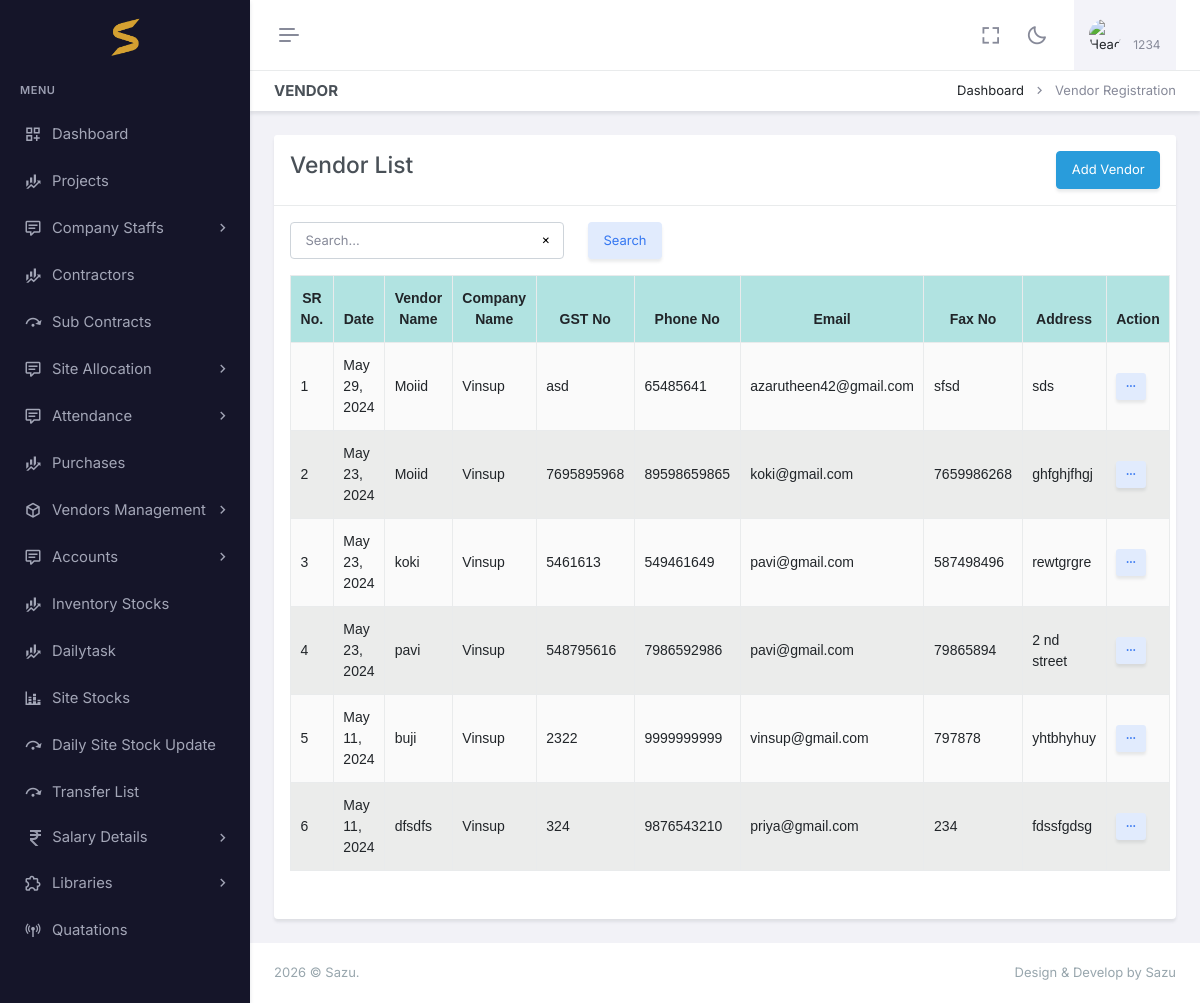
The app's page /vendor/ (signed in) with its own data.
### app/auth_models.py (models this page shows, shortened)
class CustomUser(AbstractBaseUser, PermissionsMixin):
    email=models.EmailField(null=True, blank=True,unique=True)
    image = models.ImageField(upload_to='profile_images/', null=True, blank=True)
    name = models.CharField(max_length=255)
    phone_number = models.CharField(max_length=10, unique=True)
    pin = models.CharField(max_length=6, null=True, blank=True)
    is_active = models.BooleanField(default=True)
    admin = models.BooleanField(default=False)
    is_employee = models.BooleanField(default=False)
    is_owner=models.BooleanField(default=False)
    created_at =models.DateField(auto_now_add=True)
    is_staff = models.BooleanField(default=False)
    is_superuser = models.BooleanField(default=False)
    otp = models.CharField(max_length=6, null=True, blank=True)
    created_at =models.DateField(auto_now_add=True)
    proof=models.FileField(upload_to="proof/", null=True, blank=True)
    USERNAME_FIELD = 'phone_number'
    REQUIRED_FIELDS = ['name']
    disable = models.BooleanField(default=False)
    objects = CustomUserManager()
    @property
    def company(self):
        print(self.is_employee)
        if self.admin:
            return self.company_set.all().last()
        if self.is_employee:
            if self.employee_set.all():
                return self.employee_set.all().last().company
        return None

class Company(models.Model):
    owner = models.ForeignKey(CustomUser,related_name="owner_company",null=True,blank=True,on_delete=models.CASCADE)
    admin = models.ForeignKey(CustomUser,null=True,blank=True,on_delete=models.CASCADE)
    name = models.CharField(max_length=500,null=True,blank=True)
    email=models.CharField(max_length=500,null=True,blank=True)
    phone=models.CharField(max_length=10, unique=True,null=True,blank=True)
    address=models.TextField(null=True,blank=True)
    gst = models.CharField(max_length=500,null=True,blank=True)
    created_at = models.DateField(auto_now_add=True)
    plan =models.ForeignKey(CompanyPlan,null=True,blank=True,on_delete=models.CASCADE)
    monthly_working_days =models.IntegerField(default=26,null=True, blank=True)
    monthly_paid_leaves =models.IntegerField(default=1,null=True, blank=True)
    def __str__(self):
        return str(self.name)

### app/models.py (models this page shows, shortened)
class VendorRegistration(models.Model):
    company=models.ForeignKey(Company, on_delete=models.CASCADE,null=True,blank=True)
    date = models.DateField(auto_now_add=True, null=True, blank=True)
    vendorname = models.CharField(max_length=25,null=True, blank=True)
    companyname = models.CharField(max_length=100,null=True, blank=True)
    gstno = models.CharField(max_length=25,null=True, blank=True)
    mobile = models.CharField(max_length=13,null=True, blank=True)
    email = models.EmailField(max_length=150,null=True, blank=True)
    faxno = models.CharField(max_length=25,null=True, blank=True)
    address = models.CharField(max_length=250,null=True, blank=True)

### app/api.py (the view)
# urls.py: path('vendor/', api.vendor, name='vendors'),
@login_required(login_url='login')
def vendor(request):  #change name
    user=request.user
    allow,msg= check_user(request,VendorRegistration,instance=False)  # CHANGE model
    if not allow:
         context ={"unauthorized":msg}
         return render(request,"login.html",context)
    querysets = VendorRegistration.objects.filter(company=request.user.company).order_by("-id")   #change query
    queryset,pages,search =customPagination(request,VendorRegistration,querysets)    #change, model
    context= {'queryset': queryset,"location":"vendors","pages" :pages,"search":search}   #change location name
    return render(request,"purchase/vendor.html",context)    #change template name

### app/context_processors.py (called while the page is built)
def my_env_var(request):
    return {
        'my_env_var': settings.JS_ENV
    }

### app/utils.py (called while the page is built)
def customPagination(request,Klass,queryset,serializer_class=None):
    search_query = request.GET.get('search',"")
    if search_query:
        search_filters = Q()
        for field in Klass._meta.fields:
            if field.get_internal_type() in ['CharField', 'TextField']:
                search_filters |= Q(**{f'{field.name}__icontains': search_query})
        queryset = queryset.filter(search_filters)
    paginator = Paginator(queryset, PAGE_SIZE)
    page_number = request.GET.get('page')
    page_obj = paginator.get_page(page_number)
    pages =paginator.num_pages
    obj =page_obj.object_list
    if serializer_class:
            queryjs =  (serializer_class(obj,many=True).data)
            print(queryjs)
    return page_obj,pages,search_query

def check_user(request,klass,instance=False):
    msg ='not allowed'
    return True ,msg

### app/templates/purchase/vendor.html (shortened to what this page needs)
{% extends "base.html" %}
{% load static %}
{% block header2 %}
<div id="layout-wrapper">
    <div class="main-content">
        <div class="page-content">
            <div class="container-fluid">
                <div class="row">
                    <div class="col-12">
                        <div class="page-title-box d-sm-flex align-items-center justify-content-between">
                            <h4 class="mb-sm-0">VENDOR</h4>
                            <div class="page-title-right">
                                <ol class="breadcrumb m-0">
                                    <li class="breadcrumb-item"><a href="javascript: void(0);">Dashboard</a></li>
                                    <li class="breadcrumb-item active">Vendor Registration</li>
                                </ol>
                            </div>
                        </div>
                    </div>
                </div>
                <div class="row">
                    <div class="col-lg-12">
                        <div class="card">
                            <div class="card-header">
                                <div class="row">
                                    <div class="col-xl-6 col-lg-6 col-md-6 col-12">
                                        <h3>Vendor List</h3>
                                    </div>
                                    <div class="col-xl-4 col-lg-4 col-md-4 col-12"></div>
                                    <div class="col-xl-2 col-lg-2 col-md-2 col-12">
                                        <button type="button" class="btn btn-info" style="float:right;"
                                            data-bs-toggle="modal" data-bs-target=".bs-example-modal-lg">Add
                                            Vendor</button>
                                    </div>
                                </div>
                            </div>
                            <div class="card-body">
                                <div class="row">
                                    {% include "search.html" %}
                                </div>
                                <div class="">
                                    <table id="example" class="table table-bordered table-striped align-middle"
                                        style="width:100%">
                                        <thead>
                                            <tr>
                                                <th data-ordering="false">SR No.</th>
                                                <th data-ordering="false">Date</th>
                                                <th data-ordering="false">Vendor Name</th>
                                                <th data-ordering="false">Company Name</th>
                                                <th data-ordering="false">GST No</th>
                                                <th data-ordering="false">Phone No</th>
                                                <th data-ordering="false">Email</th>
                                                <th data-ordering="false">Fax No</th>
                                                <th data-ordering="false">Address</th>
                                                <th data-ordering="false">Action</th>
                                            </tr>
                                        </thead>
                                        <tbody>
                                            {% for i in queryset %}
                                            <tr>
                                                <td>{{ forloop.counter }}</td>
                                                <td>{{ i.date }}</td>
                                                <td>{{ i.vendorname }}</td>
                                                <td>{{ i.company }}</td>
                                                <td>{{ i.gstno }}</td>
                                                <td>{{ i.mobile }}</td>
                                                <td>{{ i.email }}</td>
                                                <td>{{ i.faxno }}</td>
                                                <td>{{ i.address }}</td>
                                                <td>
                                                    <div class="dropdown d-inline-block">
                                                        <button class="btn btn-soft-secondary btn-sm dropdown"
                                                            type="button" data-bs-toggle="dropdown"
                                                            aria-expanded="false">
                                                            <i class="ri-more-fill align-middle"></i>
                                                        </button>
                                                    </div>
                                                </td>
                                            </tr>
                                            {% endfor %}
                                        </tbody>
                                    </table>
                                    <div class="row">
                                        {% include 'pagination.html' %}
                                    </div>
                                </div>
                            </div>
                        </div>
                    </div>
                </div>
            </div>
        </div>
    </div>
</div>
{% endblock header2 %}

### app/templates/appbar.html (shortened to what this page needs)
{% load static %}
<div id="layout-wrapper">
    <header id="page-topbar">
        <div class="layout-width">
            <div class="navbar-header">
                <div class="d-flex">
                    <button type="button"
                        class="btn btn-sm px-3 fs-16 header-item vertical-menu-btn topnav-hamburger shadow-none"
                        id="topnav-hamburger-icon">
                        <span class="hamburger-icon">
                            <span></span>
                            <span></span>
                            <span></span>
                        </span>
                    </button>
                </div>
                <div class="d-flex align-items-center">
                    <div class="ms-1 header-item d-none d-sm-flex">
                        <button type="button"
                            class="btn btn-icon btn-topbar btn-ghost-secondary rounded-circle shadow-none"
                            data-toggle="fullscreen">
                            <i class="bx bx-fullscreen fs-22"></i>
                        </button>
                    </div>
                    <div class="ms-1 header-item d-none d-sm-flex">
                        <button type="button"
                            class="btn btn-icon btn-topbar btn-ghost-secondary rounded-circle light-dark-mode shadow-none">
                            <i class="bx bx-moon fs-22"></i>
                        </button>
                    </div>
                    <div class="dropdown ms-sm-3 header-item topbar-user">
                        <button type="button" class="btn shadow-none" id="page-header-user-dropdown"
                            data-bs-toggle="dropdown" aria-haspopup="true" aria-expanded="false">
                            <span class="d-flex align-items-center">
                                <img class="rounded-circle header-profile-user"
                                    src="{% static 'assets/images/users/avatar-1.jpg' %}" alt="Header Avatar">
                                <span class="text-start ms-xl-2">
                                    <span
                                        class="d-none d-xl-block ms-1 fs-12 user-name-sub-text">{{request.user.name}}</span>
                                </span>
                            </span>
                        </button>
                    </div>
                </div>
            </div>
        </div>
    </header>
</div>

### app/static/assets/css/table.css (style rules this page uses)
:root { --table-font-family: Arial, sans-serif; --table-font-size: 14px; }
table { width: 100%; border-collapse: collapse; font-family: var(--table-font-family); font-size: var(--table-font-size); }
th, td { border: 1px solid #ddd; padding: 10px; }
th { text-transform: capitalize; background-color: #f2f2f2; text-align: center !important; }
thead:first-child { background-color: #8ad5d3aa; }
tr:nth-child(even) { background-color: #d8dad883; }
th:first-letter { text-transform: uppercase; }

### records on screen
CustomUser: user.name "1234"
VendorRegistration: date "May 29, 2024", vendorname "Moiid", company "Vinsup", gstno "asd", mobile "65485641", email "azarutheen42@gmail.com", faxno "sfsd", address "sds"
VendorRegistration: date "May 23, 2024", vendorname "Moiid", company "Vinsup", gstno "7695895968", mobile "89598659865", email "koki@gmail.com", faxno "7659986268", address "ghfghjfhgj"
VendorRegistration: date "May 23, 2024", vendorname "koki", company "Vinsup", gstno "5461613", mobile "549461649", email "pavi@gmail.com", faxno "587498496", address "rewtgrgre"
VendorRegistration: date "May 23, 2024", vendorname "pavi", company "Vinsup", gstno "548795616", mobile "7986592986", email "pavi@gmail.com", faxno "79865894", address "2 nd street"
VendorRegistration: date "May 11, 2024", vendorname "buji", company "Vinsup", gstno "2322", mobile "9999999999", email "vinsup@gmail.com", faxno "797878", address "yhtbhyhuy"
VendorRegistration: date "May 11, 2024", vendorname "dfsdfs", company "Vinsup", gstno "324", mobile "9876543210", email "priya@gmail.com", faxno "234", address "fdssfgdsg"
